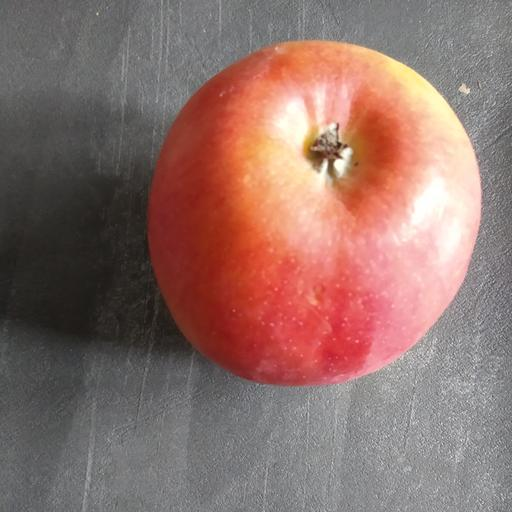
#> input picture images/apple_165g_7_1.jpg, 512 x 512 px; its folder holds 4 pictures in this run
$ python ImageResizer.py
#> lines starting #> are read from the running program, lines starting #| are printed output that depends on the picture
#!/usr/bin/env python3

import os
from PIL import Image


class Resizer:
    def __init__(self, folder, tofolder):
        self.folder = folder
        self.tofolder = tofolder

    def todo_images(self):
        foldere = os.fsencode(self.folder)
        for file in os.listdir(foldere):
            filename = os.fsdecode(file)
            fromfile = os.path.join(self.folder, filename)
            if os.path.isdir(fromfile): continue
            yield (fromfile, filename)

    def sizes_summary(self):
        minw = minh = float('inf')
        maxw = maxh = float('-inf')
        for img_from, _ in self.todo_images():
            img = Image.open(img_from)
#> img is the input picture: PIL image 512x512 RGB; mean R, G, B 143.3, 112.7, 106.3
            minw = min(img.width, minw)
#> minw = 512
            minh = min(img.height, minh)
#> minh = 512
            maxw = max(img.width, maxw)
#> maxw = 512
            maxh = max(img.height, maxh)
#> maxh = 512
        return (minw, minh, maxw, maxh)

    def autoresize(self, tosize):
        tof = os.path.join(self.tofolder,
            f"auto{tosize[0]}x{tosize[1]}")
        os.makedirs(tof, exist_ok=True)
        for img_from, filename in self.todo_images():
            img = Image.open(img_from)
            resized = img.resize(tosize)
            tofile = os.path.join(tof, filename)
            resized.save(tofile)
        return tof


if __name__ == '__main__':
    resizer = Resizer('../images', '../images')
    minw, minh, maxw, maxh = resizer.sizes_summary()
#> minw = 512; minh = 512; maxw = 512; maxh = 512
    print(f"Width: {minw}-{maxw} | Height: {minh}-{maxh}")
#| Width: 512-512 | Height: 512-512
    resizer.autoresize( (64, 64) )
#> in autoresize, `resized = img.resize(tosize)`:
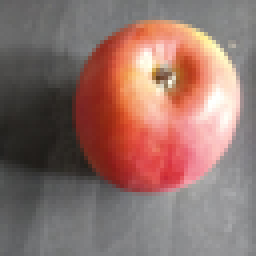
#> resized: PIL image 64x64 RGB (shown 4 times larger); mean R, G, B 143.3, 112.7, 106.3
